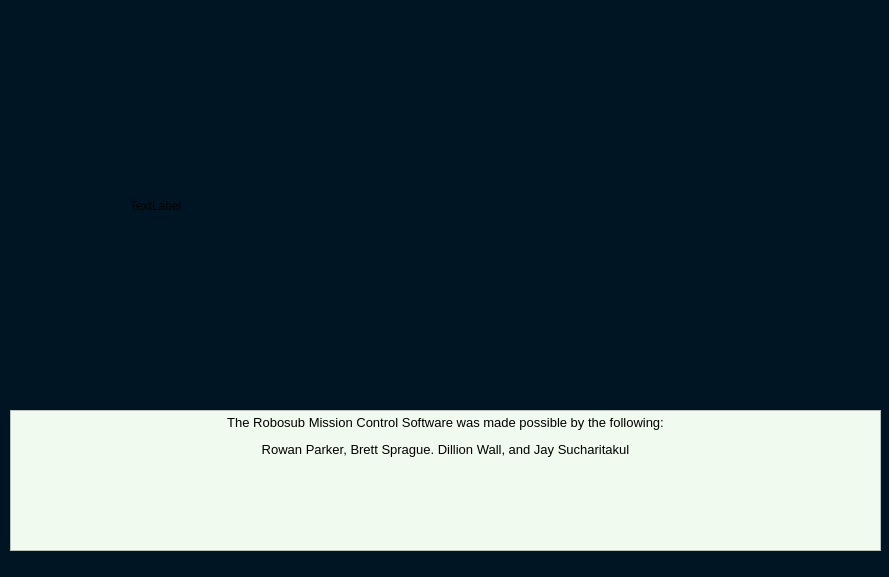
<?xml version="1.0" encoding="UTF-8"?>
<ui version="4.0">
 <class>AboutWindow</class>
 <widget class="QDialog" name="AboutWindow">
  <property name="geometry">
   <rect>
    <x>0</x>
    <y>0</y>
    <width>889</width>
    <height>577</height>
   </rect>
  </property>
  <property name="windowTitle">
   <string>AboutWindow</string>
  </property>
  <property name="styleSheet">
   <string notr="true">background-color: rgb(0, 21, 36);</string>
  </property>
  <widget class="QTextEdit" name="people">
   <property name="enabled">
    <bool>false</bool>
   </property>
   <property name="geometry">
    <rect>
     <x>10</x>
     <y>410</y>
     <width>871</width>
     <height>141</height>
    </rect>
   </property>
   <property name="font">
    <font>
     <pointsize>10</pointsize>
    </font>
   </property>
   <property name="layoutDirection">
    <enum>Qt::LeftToRight</enum>
   </property>
   <property name="styleSheet">
    <string notr="true">background-color: rgb(241, 250, 238);
color: rgb(0, 0, 0);</string>
   </property>
   <property name="verticalScrollBarPolicy">
    <enum>Qt::ScrollBarAlwaysOff</enum>
   </property>
   <property name="horizontalScrollBarPolicy">
    <enum>Qt::ScrollBarAlwaysOff</enum>
   </property>
   <property name="html">
    <string>&lt;!DOCTYPE HTML PUBLIC &quot;-//W3C//DTD HTML 4.0//EN&quot; &quot;http://www.w3.org/TR/REC-html40/strict.dtd&quot;&gt;
&lt;html&gt;&lt;head&gt;&lt;meta name=&quot;qrichtext&quot; content=&quot;1&quot; /&gt;&lt;style type=&quot;text/css&quot;&gt;
p, li { white-space: pre-wrap; }
&lt;/style&gt;&lt;/head&gt;&lt;body style=&quot; font-family:'MS Shell Dlg 2'; font-size:10pt; font-weight:400; font-style:normal;&quot;&gt;
&lt;p align=&quot;center&quot; style=&quot; margin-top:12px; margin-bottom:12px; margin-left:0px; margin-right:0px; -qt-block-indent:0; text-indent:0px;&quot;&gt;&lt;span style=&quot; font-family:'MS Shell Dlg 2';&quot;&gt;The Robosub Mission Control Software was made possible by the following:&lt;/span&gt;&lt;/p&gt;
&lt;p align=&quot;center&quot; style=&quot; margin-top:12px; margin-bottom:12px; margin-left:0px; margin-right:0px; -qt-block-indent:0; text-indent:0px;&quot;&gt;&lt;span style=&quot; font-family:'MS Shell Dlg 2';&quot;&gt;Rowan Parker, Brett Sprague. Dillion Wall, and Jay Sucharitakul&lt;/span&gt;&lt;/p&gt;&lt;/body&gt;&lt;/html&gt;</string>
   </property>
  </widget>
  <widget class="QLabel" name="picture">
   <property name="geometry">
    <rect>
     <x>130</x>
     <y>10</y>
     <width>651</width>
     <height>391</height>
    </rect>
   </property>
   <property name="text">
    <string>TextLabel</string>
   </property>
  </widget>
 </widget>
 <resources/>
 <connections/>
</ui>
